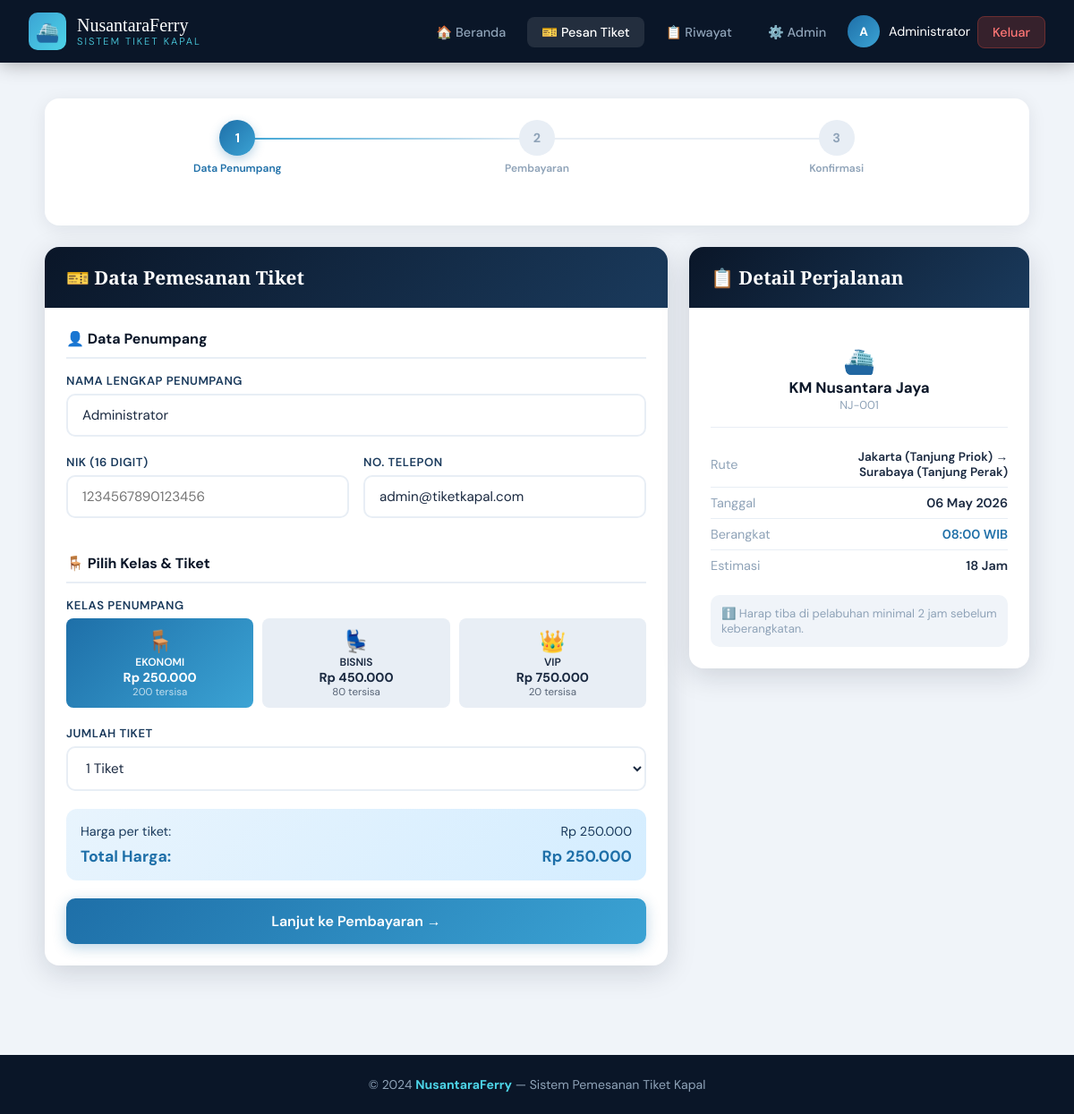
Screenshot of /booking.php?jadwal_id=1 (signed in) with the database file from the repository.
### tables this page shows
CREATE TABLE IF NOT EXISTS jadwal (
    id INT AUTO_INCREMENT PRIMARY KEY,
    kapal_id INT NOT NULL,
    rute_id INT NOT NULL,
    tanggal_berangkat DATE NOT NULL,
    jam_berangkat TIME NOT NULL,
    jam_tiba TIME NOT NULL,
    harga_ekonomi DECIMAL(12,2) NOT NULL,
    harga_bisnis DECIMAL(12,2) NOT NULL,
    harga_vip DECIMAL(12,2) NOT NULL,
    sisa_kursi_ekonomi INT NOT NULL,
    sisa_kursi_bisnis INT NOT NULL,
    sisa_kursi_vip INT NOT NULL,
    status ENUM('aktif','penuh','dibatalkan') DEFAULT 'aktif',
    FOREIGN KEY (kapal_id) REFERENCES kapal(id),
    FOREIGN KEY (rute_id) REFERENCES rute(id)
);

CREATE TABLE IF NOT EXISTS kapal (
    id INT AUTO_INCREMENT PRIMARY KEY,
    nama_kapal VARCHAR(100) NOT NULL,
    kode_kapal VARCHAR(20) UNIQUE NOT NULL,
    kapasitas INT NOT NULL,
    deskripsi TEXT
);

CREATE TABLE IF NOT EXISTS rute (
    id INT AUTO_INCREMENT PRIMARY KEY,
    asal VARCHAR(100) NOT NULL,
    tujuan VARCHAR(100) NOT NULL,
    jarak_km INT,
    estimasi_jam INT
);

### includes/config.php (called while the page is built, shortened)
<?php
function formatRupiah($angka) {
    return "Rp " . number_format($angka, 0, ',', '.');
}
?>

### booking.php (the view, shortened to what this page needs)
<?php
require_once 'includes/config.php';
$db = getDB();
$jadwal_id = (int)($_GET['jadwal_id'] ?? 0);
$stmt = $db->prepare("
    SELECT j.*, k.nama_kapal, k.kode_kapal, r.asal, r.tujuan, r.estimasi_jam
    FROM jadwal j
    JOIN kapal k ON j.kapal_id = k.id
    JOIN rute r ON j.rute_id = r.id
    WHERE j.id = ? AND j.status = 'aktif'
");
$stmt->bind_param("i", $jadwal_id);
$stmt->execute();
$jadwal = $stmt->get_result()->fetch_assoc();
$kelas_sel = $_POST['kelas'] ?? 'ekonomi';
$harga_map = [
    'ekonomi' => $jadwal['harga_ekonomi'],
    'bisnis'  => $jadwal['harga_bisnis'],
    'vip'     => $jadwal['harga_vip'],
];
?>
<!DOCTYPE html>
<html lang="id">
<head>
    <link rel="stylesheet" href="css/style.css">
</head>
<body>
<?php require_once 'includes/navbar.php'; ?>
<div class="container section">
    <div style="background:white; border-radius:16px; padding:24px; margin-bottom:24px; box-shadow:0 4px 20px rgba(10,22,40,0.08);">
        <div class="steps">
            <div class="step active">
                <div class="step-num">1</div>
                <div class="step-label">Data Penumpang</div>
            </div>
            <div class="step">
                <div class="step-num">2</div>
                <div class="step-label">Pembayaran</div>
            </div>
            <div class="step">
                <div class="step-num">3</div>
                <div class="step-label">Konfirmasi</div>
            </div>
        </div>
    </div>
    <div style="display:grid; grid-template-columns:1fr 380px; gap:24px; align-items:start;">
        <div>
            <div class="card">
                <div class="card-header">
                    <h2>🎫 Data Pemesanan Tiket</h2>
                </div>
                <div class="card-body">
                    <form method="POST" action="" id="formBooking">
                        <h3 style="font-size:1rem; font-weight:700; color:#0a1628; margin-bottom:16px; padding-bottom:10px; border-bottom:2px solid #e8eef5;">
                            👤 Data Penumpang
                        </h3>
                        <div class="form-group">
                            <label class="form-label">Nama Lengkap Penumpang</label>
                            <input type="text" name="nama_penumpang" class="form-control"
                                   placeholder="Sesuai KTP/identitas"
                                   value="<?= htmlspecialchars($_POST['nama_penumpang'] ?? $_SESSION['nama']) ?>" required>
                        </div>
                        <div style="display:grid; grid-template-columns:1fr 1fr; gap:16px;">
                            <div class="form-group">
                                <label class="form-label">NIK (16 Digit)</label>
                                <input type="text" name="nik" class="form-control"
                                       placeholder="1234567890123456"
                                       maxlength="16"
                                       value="<?= htmlspecialchars($_POST['nik'] ?? '') ?>" required>
                            </div>
                            <div class="form-group">
                                <label class="form-label">No. Telepon</label>
                                <input type="text" name="telepon" class="form-control"
                                       placeholder="08xxxxxxxxxx"
                                       value="<?= htmlspecialchars($_POST['telepon'] ?? $_SESSION['email']) ?>" required>
                            </div>
                        </div>
                        <h3 style="font-size:1rem; font-weight:700; color:#0a1628; margin:20px 0 16px; padding-bottom:10px; border-bottom:2px solid #e8eef5;">
                            🪑 Pilih Kelas & Tiket
                        </h3>
                        <div class="form-group">
                            <label class="form-label">Kelas Penumpang</label>
                            <div style="display:grid; grid-template-columns:repeat(3,1fr); gap:10px;">
                                <?php
                                $kelas_info = [
                                    'ekonomi' => ['🪑', 'Ekonomi', 'Fasilitas standar'],
                                    'bisnis'  => ['💺', 'Bisnis',  'Kursi reclining, AC'],
                                    'vip'     => ['👑', 'VIP',    'Kabin privat, makan'],
                                ];
                                foreach ($kelas_info as $k => $info):
                                    $sel = ($kelas_sel == $k) ? 'selected' : '';
                                ?>
                                    <label style="cursor:pointer;">
                                        <div class="harga-item <?= $sel ?>" onclick="selectKelas('<?= $k ?>')">
                                            <div style="font-size:1.5rem;"><?= $info[0] ?></div>
                                            <div class="kelas"><?= $info[1] ?></div>
                                            <div class="harga"><?= formatRupiah($harga_map[$k]) ?></div>
                                            <div class="kursi"><?= $jadwal["sisa_kursi_$k"] ?> tersisa</div>
                                        </div>
                                    </label>
                                <?php endforeach; ?>
                            </div>
                        </div>
                        <div class="form-group">
                            <label class="form-label">Jumlah Tiket</label>
                            <select name="jumlah_tiket" class="form-control" onchange="updateHarga()">
                                <?php for ($i = 1; $i <= 10; $i++): ?>
                                    <option value="<?= $i ?>"
                                            <?= (($_POST['jumlah_tiket'] ?? 1) == $i) ? 'selected' : '' ?>>
                                        <?= $i ?> Tiket
                                    </option>
                                <?php endfor; ?>
                            </select>
                        </div>
                        <div style="background:linear-gradient(135deg,#e8f4fd,#d4edff); border-radius:12px; padding:16px; margin-bottom:20px;">
                            <div style="display:flex; justify-content:space-between; font-size:0.9rem; color:#1a3a5c;">
                                <span>Harga per tiket:</span>
                                <span id="harga-per-tiket"><?= formatRupiah($harga_map[$kelas_sel]) ?></span>
                            </div>
                            <div style="display:flex; justify-content:space-between; font-weight:700; font-size:1.1rem; color:#1e6fa8; margin-top:8px;">
                                <span>Total Harga:</span>
                                <span id="total-harga"><?= formatRupiah($harga_map[$kelas_sel]) ?></span>
                            </div>
                        </div>
                        <button type="submit" class="btn btn-primary btn-full btn-lg">
                            Lanjut ke Pembayaran →
                        </button>
                    </form>
                </div>
            </div>
        </div>
        <div>
            <div class="card">
                <div class="card-header">
                    <h3>📋 Detail Perjalanan</h3>
                </div>
                <div class="card-body">
                    <div style="text-align:center; padding:16px 0; border-bottom:1px solid #e8eef5;">
                        <div style="font-size:1.8rem;">⛴️</div>
                        <div style="font-weight:700; color:#0a1628; font-size:1.05rem;"><?= htmlspecialchars($jadwal['nama_kapal']) ?></div>
                        <div style="font-size:0.8rem; color:#8fa3b8;"><?= htmlspecialchars($jadwal['kode_kapal']) ?></div>
                    </div>
                    <div style="padding:16px 0;">
                        <div style="display:flex; justify-content:space-between; align-items:center; padding:8px 0; border-bottom:1px solid #e8eef5; font-size:0.9rem;">
                            <span style="color:#8fa3b8;">Rute</span>
                            <span style="font-weight:600; text-align:right; font-size:0.85rem;">
                                <?= htmlspecialchars($jadwal['asal']) ?> →<br>
                                <?= htmlspecialchars($jadwal['tujuan']) ?>
                            </span>
                        </div>
                        <div style="display:flex; justify-content:space-between; padding:8px 0; border-bottom:1px solid #e8eef5; font-size:0.9rem;">
                            <span style="color:#8fa3b8;">Tanggal</span>
                            <span style="font-weight:600;"><?= date('d M Y', strtotime($jadwal['tanggal_berangkat'])) ?></span>
                        </div>
                        <div style="display:flex; justify-content:space-between; padding:8px 0; border-bottom:1px solid #e8eef5; font-size:0.9rem;">
                            <span style="color:#8fa3b8;">Berangkat</span>
                            <span style="font-weight:600; color:#1e6fa8;"><?= substr($jadwal['jam_berangkat'], 0, 5) ?> WIB</span>
                        </div>
                        <div style="display:flex; justify-content:space-between; padding:8px 0; font-size:0.9rem;">
                            <span style="color:#8fa3b8;">Estimasi</span>
                            <span style="font-weight:600;"><?= $jadwal['estimasi_jam'] ?> Jam</span>
                        </div>
                    </div>
                    <div style="background:#f0f4f9; border-radius:10px; padding:12px; font-size:0.82rem; color:#8fa3b8;">
                        ℹ️ Harap tiba di pelabuhan minimal 2 jam sebelum keberangkatan.
                    </div>
                </div>
            </div>
        </div>
    </div>
</div>
<div class="footer">
    <p>© 2024 <strong>NusantaraFerry</strong> — Sistem Pemesanan Tiket Kapal</p>
</div>
</body>
</html>

### css/style.css (style rules this page uses)
:root { --navy: #0a1628; --ocean: #1a3a5c; --blue: #1e6fa8; --sky: #3ba3d4; --cyan: #4dd4e7; --gold: #e8a820; --gold-light: #f5c842; --white: #f8faff; --gray-light: #e8eef5; --gray: #8fa3b8; --text: #1a2940; --success: #2ecc71; --danger: #e74c3c; --warning: #f39c12; --shadow: 0 8px 32px rgba(10,22,40,0.15); --radius: 16px; }
* { margin: 0; padding: 0; box-sizing: border-box; }
body { font-family: 'DM Sans', sans-serif; background: #f0f4f9; color: var(--text); min-height: 100vh; }
.form-group { margin-bottom: 20px; }
.form-label { display: block; font-size: 0.82rem; font-weight: 600; color: var(--ocean); margin-bottom: 6px; text-transform: uppercase; letter-spacing: 0.5px; }
.form-control { width: 100%; padding: 12px 16px; border: 2px solid var(--gray-light); border-radius: 10px; font-size: 0.95rem; font-family: inherit; color: var(--text); background: white; transition: all 0.2s; outline: none; }
select.form-control { cursor: pointer; }
.btn { display: inline-flex; align-items: center; justify-content: center; gap: 8px; padding: 12px 24px; border-radius: 10px; font-family: inherit; font-size: 0.95rem; font-weight: 600; cursor: pointer; border: none; transition: all 0.2s; text-decoration: none; white-space: nowrap; }
.btn-primary { background: linear-gradient(135deg, var(--blue), var(--sky)); color: white; box-shadow: 0 4px 15px rgba(30,111,168,0.3); }
.btn-lg { padding: 15px 32px; font-size: 1rem; }
.btn-full { width: 100%; }
.container { max-width: 1100px; margin: 0 auto; padding: 0 1.5rem; }
.section { padding: 40px 0; }
.card { background: white; border-radius: var(--radius); box-shadow: var(--shadow); overflow: hidden; }
.card-header { padding: 20px 24px; background: linear-gradient(135deg, var(--navy), var(--ocean)); color: white; }
.card-header h2, .card-header h3 { font-family: 'Playfair Display', serif; font-size: 1.3rem; }
.card-body { padding: 24px; }
.harga-item { text-align: center; padding: 10px; border-radius: 8px; background: var(--gray-light); cursor: pointer; transition: all 0.2s; }
.harga-item:hover, .harga-item.selected { background: linear-gradient(135deg, var(--blue), var(--sky)); color: white; }
.harga-item .kelas { font-size: 0.75rem; font-weight: 600; text-transform: uppercase; }
.harga-item .harga { font-size: 0.9rem; font-weight: 700; }
.harga-item .kursi { font-size: 0.72rem; opacity: 0.7; }
.steps { display: flex; align-items: center; margin-bottom: 32px; padding: 0 24px; }
.step { display: flex; flex-direction: column; align-items: center; flex: 1; position: relative; }
.step:not(:last-child)::after { content: ''; position: absolute; left: 50%; top: 20px; width: 100%; height: 2px; background: var(--gray-light); z-index: 0; }
.step.done:not(:last-child)::after, .step.active:not(:last-child)::after { background: linear-gradient(to right, var(--sky), var(--gray-light)); }
.step-num { width: 40px; height: 40px; border-radius: 50%; display: flex; align-items: center; justify-content: center; font-weight: 700; font-size: 0.9rem; background: var(--gray-light); color: var(--gray); position: relative; z-index: 1; }
.step.active .step-num { background: linear-gradient(135deg, var(--blue), var(--sky)); color: white; box-shadow: 0 4px 12px rgba(30,111,168,0.3); }
.step-label { font-size: 0.75rem; font-weight: 600; color: var(--gray); margin-top: 6px; text-align: center; }
.step.active .step-label { color: var(--blue); }
.footer { background: var(--navy); color: var(--gray); text-align: center; padding: 24px; margin-top: 60px; font-size: 0.88rem; }
.footer strong { color: var(--cyan); }

### rows the page displays
jadwal: harga_ekonomi "Rp 250.000", sisa_kursi_ekonomi "200", harga_bisnis "Rp 450.000", sisa_kursi_bisnis "80", harga_vip "Rp 750.000", sisa_kursi_vip "20", kapal.nama_kapal "KM Nusantara Jaya", kapal.kode_kapal "NJ-001", rute.asal "Jakarta (Tanjung Priok)", rute.tujuan "Surabaya (Tanjung Perak)", tanggal_berangkat "06 May 2026", jam_berangkat "08:00", rute.estimasi_jam "18"

### other values shown
$user_initial "A"
$_SESSION['nama'] "Administrator"
$info[0] "🪑"
$info[1] "EKONOMI"
$info[0] "💺"
$info[1] "BISNIS"
$info[0] "👑"
$info[1] "VIP"
form field jumlah_tiket "1 Tiket"
